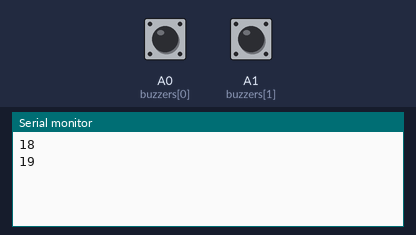
The sketch below on a simulated Arduino Leonardo, built with avr-gcc and run on an emulated ATmega32U4. On the bench: the last lines printed to the serial monitor. The test bench sets the inputs (shaded band); at power-on: A0 (buzzers[0]) HIGH, A1 (buzzers[1]) HIGH.

Above: at 1.2 s.
1.3 s: A0 (buzzers[0]) pulled LOW for 0.15 s
At 2.3 s:
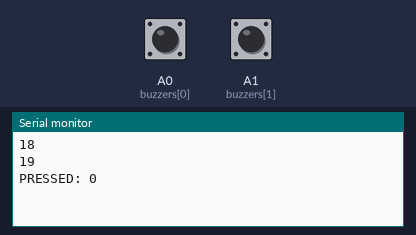
2.9 s: A1 (buzzers[1]) pulled LOW for 0.15 s
At 3.5 s:
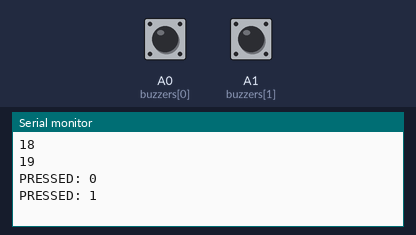

Measured:
- after the input at 1.3 s, the serial monitor: prints a new line at once (image 1)
- after the input at 2.9 s, the serial monitor: prints a new line at once (image 2)

The sketch:

buzzer.ino
```cpp
/*
 * MIDIUSB_test.ino
 *
 * Created: 4/6/2015 10:47:08 AM
 * Author: gurbrinder grewal
 * Modified by Arduino LLC (2015)
 */

#include "MIDIUSB.h"

#define DEBOUNCE 20

const unsigned char buzzers[2] = {A0, A1};
unsigned int prev_buzzer_time[2];
int prev_buzzer_state[2] = {HIGH, HIGH};

void setup() {
  Serial.begin(115200);
  while(!Serial);

  for (int i = 0; i < sizeof(buzzers); i++) {
    Serial.println(buzzers[i]);
    pinMode(buzzers[i], INPUT_PULLUP);
  }
}

void loop() {
  for (int i = 0; i < sizeof(buzzers); i++) {
    if ((millis() - prev_buzzer_time[i]) > DEBOUNCE) {
      if (digitalRead(buzzers[i]) == LOW && prev_buzzer_state[i] == HIGH) {
        send_midi_buzzer(i);

        prev_buzzer_time[i] = millis();
        prev_buzzer_state[i] = LOW;
      } else if (digitalRead(buzzers[i]) == HIGH && prev_buzzer_state[i] == LOW) {
        prev_buzzer_state[i] = HIGH;
      }
    }
  }
}

void send_midi_buzzer(int id) {
  Serial.println(String("PRESSED: ") + id);
  midiEventPacket_t noteOn = {0x09, 0x90 | 0, 0, id}; // Send channel: 0, pitch: 0; velocity: buzzer index
  MidiUSB.sendMIDI(noteOn);
  MidiUSB.flush();
}
```
